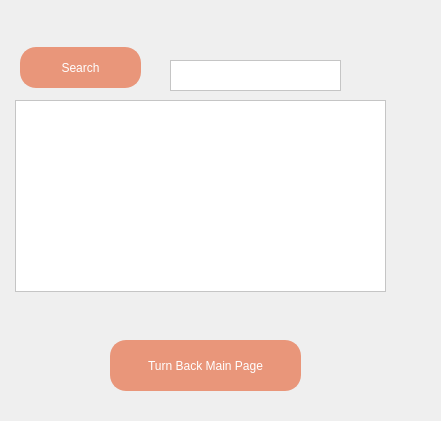
<?xml version="1.0" encoding="UTF-8"?>
<ui version="4.0">
 <class>listofbook</class>
 <widget class="QWidget" name="listofbook">
  <property name="geometry">
   <rect>
    <x>0</x>
    <y>0</y>
    <width>441</width>
    <height>421</height>
   </rect>
  </property>
  <property name="windowTitle">
   <string>Book List</string>
  </property>
  <property name="styleSheet">
   <string notr="true">QWidget{
background-image: url(:/newPrefix/yp.jpg);
}
</string>
  </property>
  <widget class="QTextEdit" name="textEdit">
   <property name="geometry">
    <rect>
     <x>170</x>
     <y>60</y>
     <width>171</width>
     <height>31</height>
    </rect>
   </property>
   <property name="styleSheet">
    <string notr="true">QTextEdit{

background:white;
}</string>
   </property>
  </widget>
  <widget class="QListView" name="listView">
   <property name="geometry">
    <rect>
     <x>15</x>
     <y>100</y>
     <width>371</width>
     <height>192</height>
    </rect>
   </property>
   <property name="styleSheet">
    <string notr="true">QListView{

background:white;
}
</string>
   </property>
  </widget>
  <widget class="QPushButton" name="pushButton">
   <property name="geometry">
    <rect>
     <x>20</x>
     <y>47</y>
     <width>121</width>
     <height>41</height>
    </rect>
   </property>
   <property name="styleSheet">
    <string notr="true">QPushButton {
    border: none;
    color: white;
    background: #E9967A	;
    padding: 10px 20px;
    cursor: pointer;
    border: 2px solid #E9967A	;
    -moz-border-radius: 16px;
    -webkit-border-radius: 16px;
    border-radius: 16px;
}
 
QPushButton:hover {
    color: #E9967A	;
    background: #fff;
    border: 2px solid #E9967A	;
}
</string>
   </property>
   <property name="text">
    <string>Search</string>
   </property>
  </widget>
  <widget class="QPushButton" name="pushButton_2">
   <property name="geometry">
    <rect>
     <x>110</x>
     <y>340</y>
     <width>191</width>
     <height>51</height>
    </rect>
   </property>
   <property name="styleSheet">
    <string notr="true">QPushButton {
    border: none;
    color: white;
    background: #E9967A	;
    padding: 10px 20px;
    cursor: pointer;
    border: 2px solid #E9967A	;
    -moz-border-radius: 16px;
    -webkit-border-radius: 16px;
    border-radius: 16px;
}
 
QPushButton:hover {
    color: #E9967A	;
    background: #fff;
    border: 2px solid #E9967A	;
}
</string>
   </property>
   <property name="text">
    <string>Turn Back Main Page</string>
   </property>
  </widget>
 </widget>
 <resources>
  <include location="ic.qrc"/>
 </resources>
 <connections/>
</ui>
